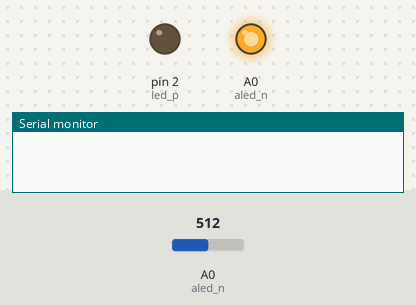
Bench run of a sketch on a simulated Arduino Uno, built with avr-gcc and run on an emulated ATmega328P. On the bench: output pins drawn as LEDs (lit = HIGH), the last lines printed to the serial monitor. The inputs (shaded band) are chosen by the test bench; at power-on: A0 (aled_n) = 512.

Above: at 1.2 s.
1.3 s: A0 (aled_n) set to 0
At 2.0 s:
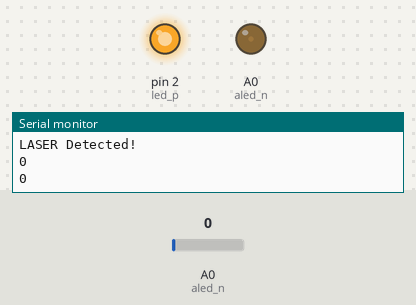
4.3 s: A0 (aled_n) set to 20
At 4.8 s:
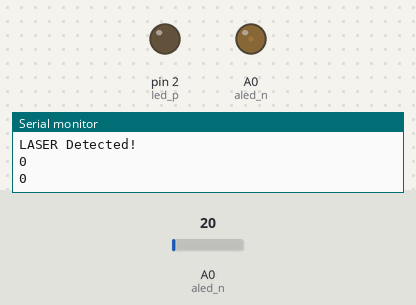
5.8 s: A0 (aled_n) set to 0
At 6.6 s:
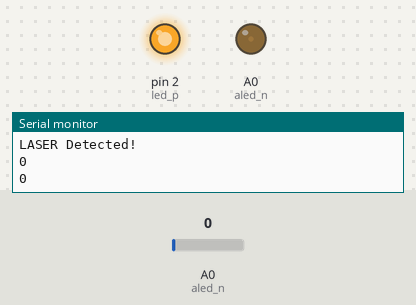
8.8 s: A0 (aled_n) set to 122
At 9.4 s:
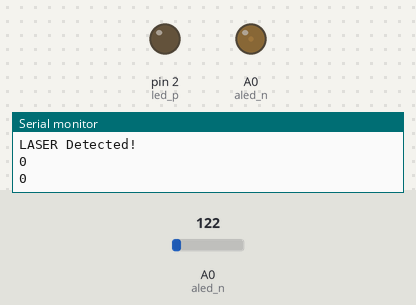
Timing chart, 0 to 11.3 s (numbered marks = the images above; inputs shaded):
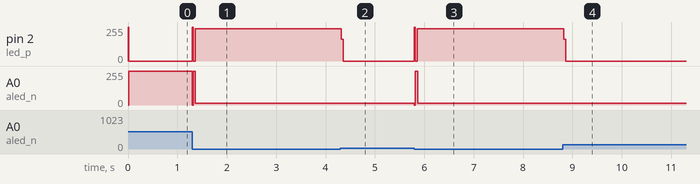

Measured:
- after the input at 1.3 s, pin 2 (led_p): 0/255 → 242/255 at once; A0 (aled_n): 255/255 → 12/255 at once
- after the input at 4.3 s, pin 2 (led_p): 242/255 → 0/255 at once
- after the input at 5.8 s, pin 2 (led_p): 0/255 → 242/255 at once; A0 (aled_n): 12/255 → 0/255 at once, → 255/255 0.02 s later, → 12/255 0.04 s later
- after the input at 8.8 s, pin 2 (led_p): 242/255 → 0/255 at once

The sketch:

single_led_sensor.ino
```cpp
#include <util/delay.h>

constexpr int led_p = 2;
constexpr int aled_n = A0;

// defines for setting and clearing register bits
#ifndef cbi
#define cbi(sfr, bit) (_SFR_BYTE(sfr) &= ~_BV(bit))
#endif
#ifndef sbi
#define sbi(sfr, bit) (_SFR_BYTE(sfr) |= _BV(bit))
#endif

#define FASTADC 1
void setup() {
  // put your setup code here, to run once:
  Serial.begin(115200);
  pinMode(led_p, OUTPUT);
  pinMode(aled_n, OUTPUT);
  #if FASTADC
  // set prescale to 16
  sbi(ADCSRA,ADPS2) ;
  cbi(ADCSRA,ADPS1) ;
  cbi(ADCSRA,ADPS0) ;
  #endif
}

static int ledCntr;
static int ledState;

void loop() {
  // put your main code here, to run repeatedly:
  // Reverse bias the LEDs by making D0 and D1 HIGH, and A0 and A1 LOW.
  // Make D0 and D1 INPUT. Initially, both of them are HIGH because of current charged in the LEDs.
  // Then, as the current leaks, D0 and D1 becomes LOW after a certain period.
  // Turn on
  pinMode(aled_n, OUTPUT);
  digitalWrite(led_p, HIGH);
  digitalWrite(aled_n, LOW);
  delay(10);

  // Reverse
  digitalWrite(led_p, LOW);
  digitalWrite(aled_n, HIGH);
  _delay_us( 300 );
  // Make _n Input
  pinMode(aled_n, INPUT);
  ledState = analogRead(aled_n);
  ledCntr = 0;
  while(ledState > 0)
  {
    ledState = analogRead(aled_n);
    _delay_us( 1 );
    ledCntr++;
  }
  if (ledCntr < 10)
  {
    Serial.println("LASER Detected!");
    Serial.println(ledCntr);
    Serial.println(ledState);
  }
}
```
